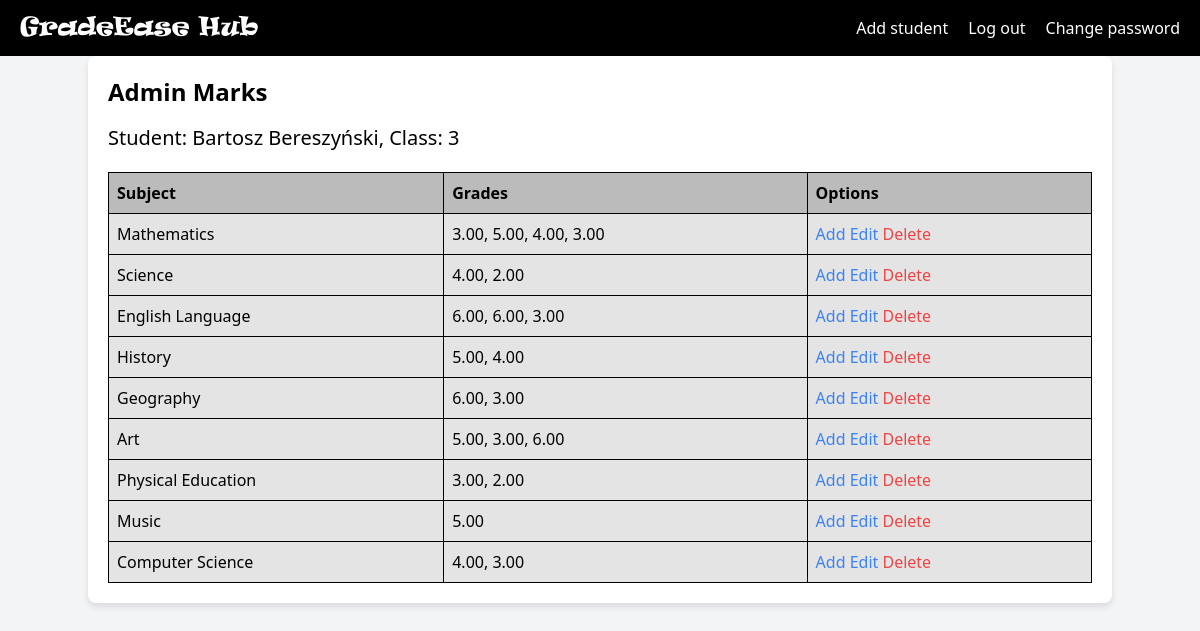
The page /pages/admin_marks.php?student_id=4 on the database its author committed.
### tables this page shows
CREATE TABLE `students` (
  `student_id` int(11) NOT NULL,
  `user_id` int(11) NOT NULL,
  `class` varchar(50) NOT NULL
);

CREATE TABLE `users` (
  `user_id` int(11) NOT NULL,
  `login` varchar(50) NOT NULL,
  `password` varchar(255) NOT NULL,
  `name` varchar(50) NOT NULL,
  `surname` varchar(50) NOT NULL,
  `role_as` tinyint(4) NOT NULL DEFAULT 0,
  `date_of_birth` date DEFAULT NULL,
  `created_at` timestamp NOT NULL DEFAULT current_timestamp()
);

CREATE TABLE `subjects` (
  `subject_id` int(11) NOT NULL,
  `subject_name` varchar(100) NOT NULL
);

### pages/admin_marks.php (the view, shortened to what this page needs)
<?php
include_once "../scripts/connect.php";
$user_id = $_GET['student_id'];
$sql_student = "
    SELECT users.name, users.surname, students.class
    FROM users
    INNER JOIN students ON users.user_id = students.user_id
    WHERE users.user_id = :user_id
";
$stmt_student = $conn->prepare($sql_student);
$stmt_student->bindParam(':user_id', $user_id, PDO::PARAM_INT);
$stmt_student->execute();
$student = $stmt_student->fetch(PDO::FETCH_ASSOC);
$sql_grades = "
    SELECT subjects.subject_id, subjects.subject_name, GROUP_CONCAT(COALESCE(grades.grade_value, 'No Grade') ORDER BY grades.date_of_issuance DESC SEPARATOR ', ') AS grades_list
    FROM subjects
    LEFT JOIN grades ON subjects.subject_id = grades.subject_id AND grades.student_id = (
        SELECT student_id FROM students WHERE user_id = :user_id
    )
    GROUP BY subjects.subject_id, subjects.subject_name
";
$stmt_grades = $conn->prepare($sql_grades);
$stmt_grades->bindParam(':user_id', $user_id, PDO::PARAM_INT);
$stmt_grades->execute();
$grades = $stmt_grades->fetchAll(PDO::FETCH_ASSOC);
?>
<!DOCTYPE html>
<html lang="en">
<head>
    <link href="https://cdn.jsdelivr.net/npm/tailwindcss@2.2.19/dist/tailwind.min.css" rel="stylesheet">
    <link rel="stylesheet" href="../css/student.css">
</head>
<body>
    <div class="navbar">
    <div class="navbar-brand">
            <a href="admin.php" class="text-white">GradeEase Hub</a>
        </div>
        <div class="navbar-links">
            <a href="addstudent.php">Add student</a>
            <a href="../scripts/logout.php">Log out</a>
            <a href="change_passw.php">Change password</a>
        </div>
    </div>
    <div class="container mx-auto p-4">
        <h1 class="text-2xl font-bold mb-4">Admin Marks</h1>
        <div>
            <h2 class="text-xl mb-2">Student: <?php echo htmlspecialchars($student['name'] . ' ' . $student['surname']); ?>, Class: <?php echo htmlspecialchars($student['class']); ?></h2>
            <table class="table-auto w-full">
                <thead>
                    <tr>
                        <th class="px-4 py-2">Subject</th>
                        <th class="px-4 py-2">Grades</th>
                        <th class="px-4 py-2">Options</th>
                    </tr>
                </thead>
                <tbody>
                    <?php foreach ($grades as $grade) { ?>
                        <tr>
                            <td class="border px-4 py-2"><?php echo htmlspecialchars($grade['subject_name']); ?></td>
                            <td class="border px-4 py-2"><?php echo htmlspecialchars($grade['grades_list']); ?></td>
                            <td class="border px-4 py-2">
                                <a href="add_mark.php?student_id=<?php echo $user_id; ?>&subject_id=<?php echo $grade['subject_id']; ?>" class="text-blue-500 hover:underline">Add</a>
                                <a href="edit_mark.php?student_id=<?php echo $user_id; ?>&subject_id=<?php echo $grade['subject_id']; ?>" class="text-blue-500 hover:underline">Edit</a>
                                <a href="delete_mark.php?student_id=<?php echo $user_id; ?>&subject_id=<?php echo $grade['subject_id']; ?>" class="text-red-500 hover:underline">Delete</a>
                            </td>
                        </tr>
                    <?php } ?>
                </tbody>
            </table>
        </div>
    </div>
</body>
</html>

### css/student.css (style rules this page uses)
body { background-color: #f3f4f6; }
.container { background-color: #ffffff; padding: 20px; border-radius: 8px; box-shadow: 0 4px 6px rgba(0, 0, 0, 0.1); }
.table-auto { width: 100%; border-collapse: collapse; margin-top: 20px; }
.table-auto th, .table-auto td { border: 1px solid #000000; padding: 8px; text-align: left; background-color: #e4e4e4; }
.table-auto th { background-color: #bbbbbb; font-weight: bold; }
.navbar { background-color: #000000; color: #ffffff; padding: 10px 20px; display: flex; justify-content: space-between; align-items: center; }
.navbar-brand { font-family: 'Ravie', sans-serif; font-size: 1.5rem; font-weight:lighter; }
.navbar-links { display: flex; gap: 20px; }
.navbar-links a { color: #ffffff; text-decoration: none; font-size: 1rem; }

### rows shown on the page
students: user.surname "Bartosz Bereszyński", class "3"
subjects: subject_name "Mathematics", grades_list "3.00, 5.00, 4.00, 3.00"
subjects: subject_name "Science", grades_list "4.00, 2.00"
subjects: subject_name "English Language", grades_list "6.00, 6.00, 3.00"
subjects: subject_name "History", grades_list "5.00, 4.00"
subjects: subject_name "Geography", grades_list "6.00, 3.00"
subjects: subject_name "Art", grades_list "5.00, 3.00, 6.00"
subjects: subject_name "Physical Education", grades_list "3.00, 2.00"
subjects: subject_name "Music", grades_list "5.00"
subjects: subject_name "Computer Science", grades_list "4.00, 3.00"
